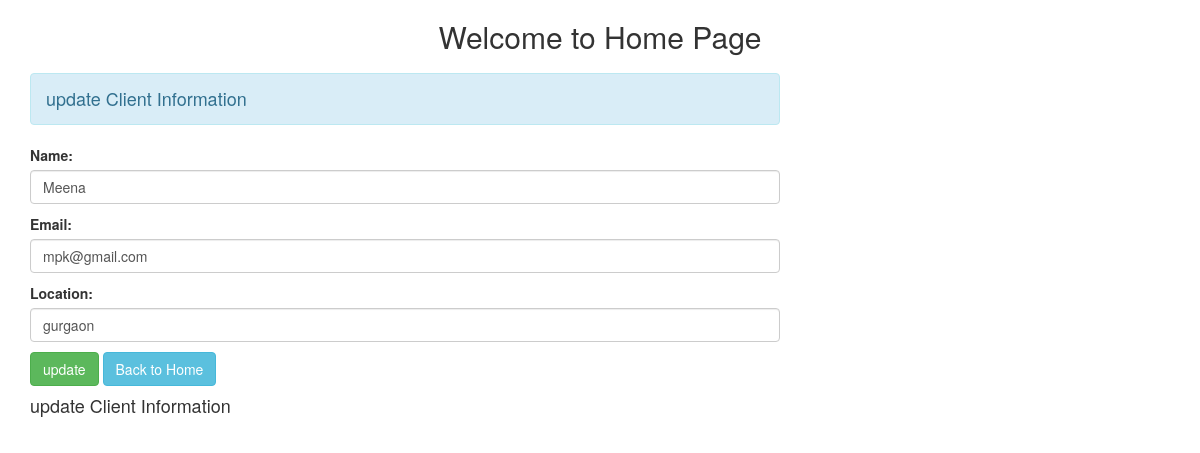
Page /4/ on the committed database.
### testapp/models.py (models this page shows)
class Client(models.Model):
    Name = models.CharField(max_length=70)
    Email = models.EmailField(max_length=100)
    Location = models.CharField(max_length=100)

### testapp/views.py (the view, shortened to what this page needs)
# urls.py: path('<int:id>/', views.update_data.as_view(), name="updatedata"),
class update_data(View):
    def get(self, request,id):
         pi = Client.objects.get(pk=id)
         fm = ClientRegistration(instance=pi)
         return render(request,'testapp/update.html', {'form':fm})

### testapp/forms.py
class ClientRegistration(forms.ModelForm):
    class Meta:
        model=Client
        fields = ['Name','Email','Location']
        widgets={
        'Name': forms.TextInput(attrs={'class':'form-control'}),
        'Email': forms.EmailInput(attrs={'class':'form-control'}),
        'Location': forms.TextInput(attrs={'class':'form-control'}),
        }

### templates/testapp/update.html (shortened to what this page needs)
{% extends 'testapp/base.html' %}
{% block content %}
<div class="row">
  <div class="col-sm-8 offset-2">
    <h4 class="alert alert-info">update Client Information</h4>
    <form class="" action="" method="post">
      {{form.as_p}}
      <input type="submit" class="btn btn-success" name="" value="update">
      <a href="{% url 'addshow' %}"class="btn btn-info">Back to Home</a>
    </form>
  </div>
</div>
<h4>update Client Information{{id}}</h4>
{% endblock content %}

### rows in the picture
Client: Name "Meena", Email "mpk@gmail.com", Location "gurgaon"
